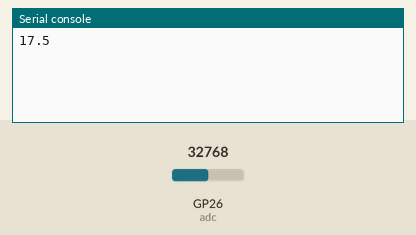
Simulated run of this program. Board: Raspberry Pi Pico running MicroPython. Shown: the last lines printed to the serial console. Inputs (shaded band) come from the test bench; at power-on: GP26 (adc) = 32768 (analog values on the 0–65535 scale).

Above: at 1.2 s.
1.3 s: GP26 (adc) set to 45874
At 1.9 s:
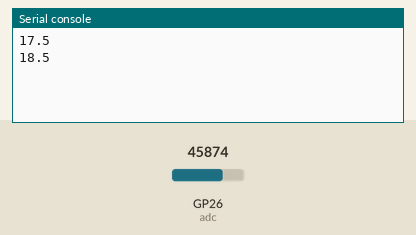
2.8 s: GP26 (adc) set to 57670
At 5.1 s:
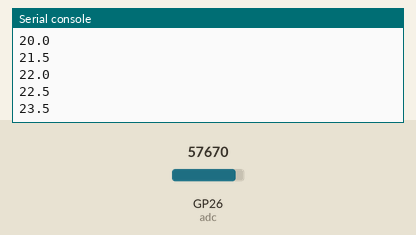
Timing chart, 0 to 6.6 s (numbered marks = the images above; inputs shaded):
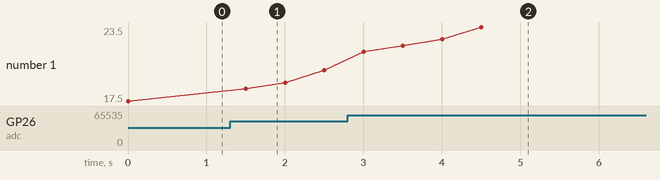

Measured:
- after the input at 1.3 s, the serial console: prints a new line after 0.20 s (image 1)
- after the input at 2.8 s, the serial console: prints a new line after 0.20 s (image 2)
- plotted number 1: 17.5 → 20 after the input at 1.3 s, 20 → 23.5 after the input at 2.8 s

The program:

potmgauge.py
```python
from machine import Pin, ADC
import time as t
adc = ADC(Pin(26))
vls = []
tempold = 0
while True:
    vls.append(adc.read_u16())
    vlav=0
    for val in vls:
        vlav += val
    vlav /= len(vls)
    while len(vls) > 3:
        del vls[0]
    temp = round(abs(vlav-208)/65327*150+100, 0)
    if temp%5 >=2:
        temp += 5-temp%5
    else:
        temp -= temp%5
    temp /= 10
    if tempold != temp:
        print(temp)
    t.sleep(0.5)
    tempold = temp
```
